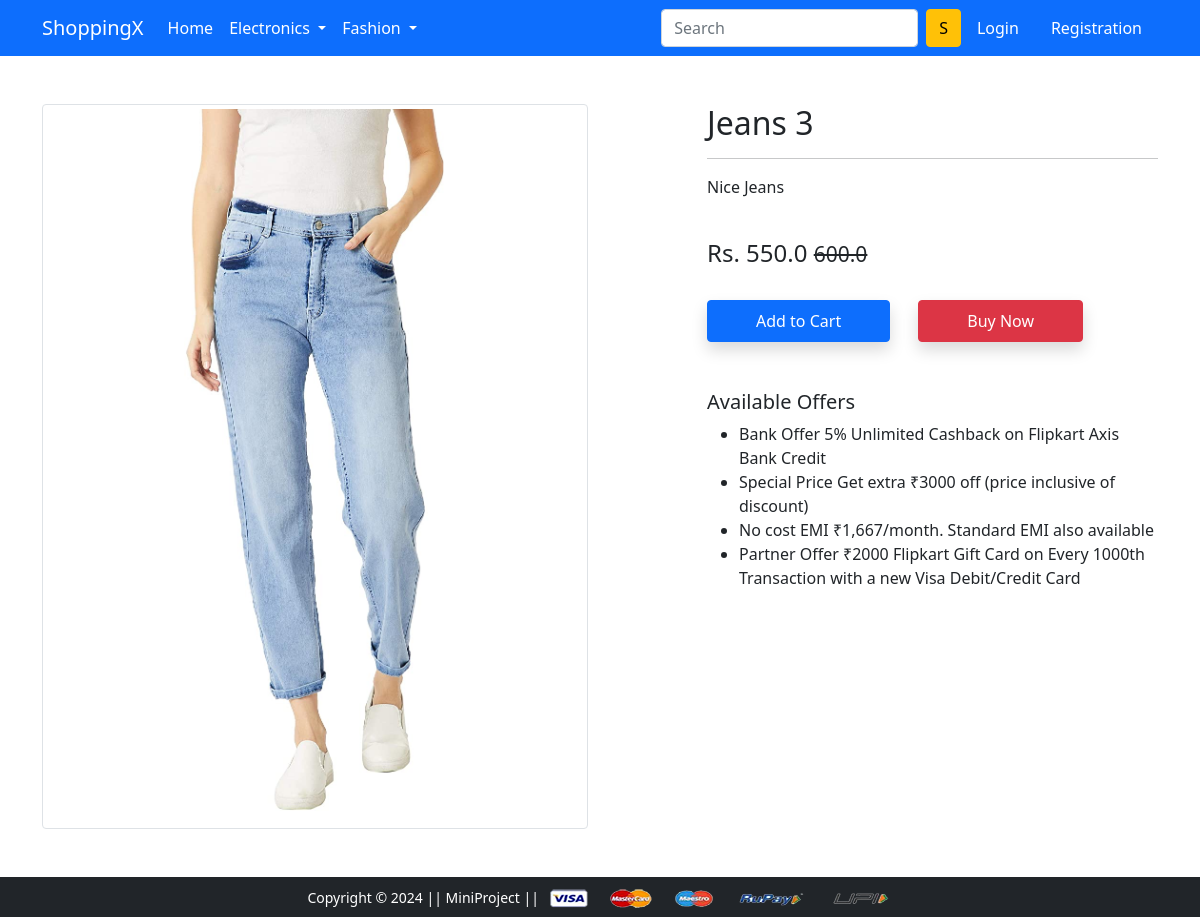
/product-detail/11/, run on the app's committed database.
### app/models.py (models this page shows, shortened)
class Product(models.Model):
 title = models.CharField(max_length=100)
 selling_price = models.FloatField()
 discounted_price = models.FloatField()
 description = models.TextField()
 brand = models.CharField(max_length=100)
 category = models.CharField( choices=CATEGORY_CHOICES, max_length=2)
 product_image = models.ImageField(upload_to='productimg')

### app/views.py (the view)
# urls.py: path('product-detail/<int:pk>/', views.ProductDetailView.as_view(), name='product-detail'),
class ProductDetailView(View):
	def get(self, request, pk):
		totalitem = 0
		product = Product.objects.get(pk=pk)
		print(product.id)
		item_already_in_cart=False
		if request.user.is_authenticated:
			totalitem = len(Cart.objects.filter(user=request.user))
			item_already_in_cart = Cart.objects.filter(Q(product=product.id) & Q(user=request.user)).exists()
		return render(request, 'app/productdetail.html', {'product':product, 'item_already_in_cart':item_already_in_cart, 'totalitem':totalitem})

### app/templates/app/productdetail.html (shortened to what this page needs)
{% extends 'app/base.html' %}
{% load static %}
{% block main-content %}
<div class="container my-5">
 <div class="row">
  <div class="col-sm-6 text-center align-self-center">
   <img src="{{product.product_image.url}}" alt="" class="img-fluid img-thumbnail">
  </div>
  <div class="col-sm-5 offset-sm-1">
   <h2>{{product.title}}</h2>
   <hr>
   <p>{{product.description}}</p> <br>
   <h4>Rs. {{product.discounted_price}} <small class="fw-light text-decoration-line-through">{{product.selling_price}}</small></h4> <br>
   {% if not request.user.is_authenticated %}
     <form action="/add-to-cart" class="d-inline">
      <button type="submit" class="btn btn-primary shadow px-5 py-2">Add to Cart</button>
     </form>
   {% endif %}
   <a href="{% url 'checkout' %}" class="btn btn-danger shadow px-5 py-2 ms-4">Buy Now</a>
   <h5 class="mt-5">Available Offers</h5>
   <ul>
    <li>Bank Offer 5% Unlimited Cashback on Flipkart Axis Bank Credit</li>
    <li>Special Price Get extra ₹3000 off (price inclusive of discount)</li>
    <li>No cost EMI ₹1,667/month. Standard EMI also available</li>
    <li>Partner Offer ₹2000 Flipkart Gift Card on Every 1000th Transaction with a new Visa Debit/Credit Card</li>
   </ul>
  </div>
 </div>
</div>
{% endblock main-content %}

### data on the page
Product: product_image (picture), title "Jeans 3", description "Nice Jeans", discounted_price "550.0", selling_price "600.0"
